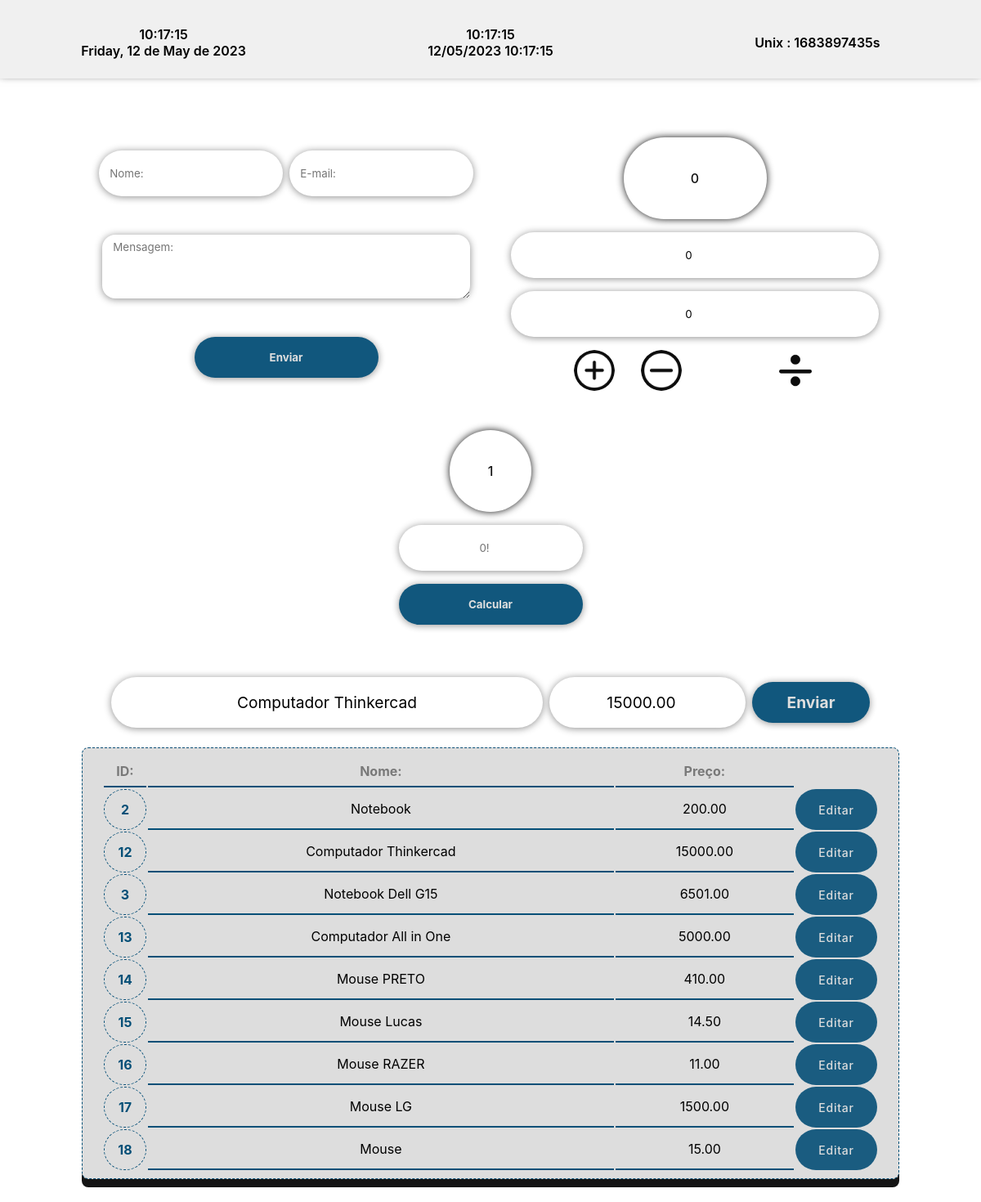
Screenshot of /index.php?id=12 with the database file from the repository.
### tables this page shows
CREATE TABLE IF NOT EXISTS `produtos` (
  `id` int NOT NULL AUTO_INCREMENT,
  `nome` varchar(140) NOT NULL,
  `preco` decimal(16,2) NOT NULL,
  PRIMARY KEY (`id`)
);

### index.php (the view, shortened to what this page needs)
<?php
$resultadoF = 1;
$aux = 0;
?>
<?php
$host = "localhost";
$login = "root";
$senha = "";
$nomebd = "bd-7-em-1";
$mysqli = new mysqli($host, $login, $senha, $nomebd);
$retorno = $mysqli->query("SELECT * FROM produtos");
?>
<?php
$nomeProduto = '';
$precoProduto = '';
if ($retorno->num_rows > 0) {
    echo "<table  class='tabela'>";
    echo "
            <tr>
                <th id='thId'>ID:</th>
                <th>Nome:</th>
                <th>Preço:</th>
            </tr>
            ";
    while ($row = $retorno->fetch_assoc()) {
        echo "<tr>
                        <td id='idTabela'>" . $row["id"] . "</td>
                        <td>" . $row["nome"] . "</td>
                        <td>" . $row["preco"] . "</td>
                        <td id='botaoTabela'><a href='index.php?id=$row[id]#resultado'>Editar</a></td>
                    </tr>";
    }
    if (!empty($_GET['id'])) {
?>
<?php
        $id = $_GET['id'];
        $sqlSelect = "SELECT * FROM produtos WHERE id=$id";
        $resultadoById = $mysqli->query($sqlSelect);
        if ($resultadoById->num_rows > 0) {
            while ($produto = $resultadoById->fetch_assoc()) {
                $nomeProduto = $produto['nome'];
                $precoProduto = $produto['preco'];
            }
        }
    }
}
?>
<?php
$calc = 0;
?>
<head>
    <link rel="stylesheet" href="/assets/css/style.css">
</head>
<body>
    <nav>
        <div class="mostrahora" id="mostrahora1">
            <?php
            $data = getdate();
            print_r($data['hours'] . ':' . $data['minutes'] . ':' . $data['seconds']);
            echo "<br>";
            print_r($data['weekday'] . ', ' . $data['mday'] . ' de ' . $data['month'] . ' de ' . $data['year']);
            ?>
        </div>
        <div class="mostrahora" id="mostrahora2">
            <?php
            $data2 = new DateTime();
            echo $data2->format('H:i:s');
            echo "<br>";
            echo $data2->format('d/m/Y H:i:s');
            ?>
        </div>
        <div class="mostrahora" id="mostrahora3">
            <?php
            echo "Unix : " . strtotime("now") . 's';
            ?>
        </div>
    </nav>
    <section>
        <div class="container">
            <div class="areaMsg">
                <form action="" method="POST">
                    <input type="text" name="nome" id="" placeholder="Nome:">
                    <input type="email" name="email" id="" placeholder="E-mail:">
                    <textarea id="msg" name="msg" rows="4" cols="50" placeholder="Mensagem:"></textarea>
                    <input type="submit" value="Enviar">
                </form>
            </div>
            <div class="areaCalc">
                <form action="" method="POST" id="calc">
                    <input readonly type="text" name="" id="" value='<?php echo $calc; ?>' style="cursor:default; text-align:center; font-size:1rem; color:var(--escuro); font-weight:500; width: 35%; min-width:100px; height: 100px; border-radius: 100px; box-shadow: 0 0 10px var(--escuro);">
                    <input type="number" name="a" id="" step="any" placeholder="A:" value="0">
                    <input type="number" name="b" id="" step="any" placeholder="B:" value="0">
                    <div class="Calbtns">
                        <input type="submit" value="" name="soma" id="soma">
                        <input type="submit" value="" name="sub" id="subtrai">
                        <input type="submit" value="" name="mult">
                        <input type="submit" value="" name="div">
                    </div>
                </form>
            </div>
            <div class="areaFat">
                <form action="" method="POST" id="fat">
                    <input readonly type="text" name="" id="" min="0" value='<?php echo $resultadoF; ?>' style="cursor:default; text-align:center; font-size:1rem; color:var(--escuro); font-weight:500; height: 100px;<?php if ($resultadoF <= 999999) {
                                                                                                                                                                                                                            echo "width:100px;";
                                                                                                                                                                                                                        } ?> border-radius: 100px; box-shadow: 0 0 10px var(--escuro);">
                    <input type="number" name="fatorial" id="" min="0" placeholder='<?php echo $aux .  "!"; ?>'>
                    <input type="submit" value="Calcular" id="fat">
                </form>
            </div>
        </div>
    </section>
    <div class="areaResult" id="resultado">
        <form action="" method="POST">
            <input type="text" name="nomeItem" id="" placeholder="Nome:" value="<?php echo $nomeProduto ?>">
            <input type="number" step="any" min="0" name="precoItem" id="" placeholder="Preço:" value="<?php echo $precoProduto ?>">
            <input type="submit" name="update" value="Enviar">
        </form>
    </div>
</body>
</html>

### index.php (style rules this page uses)
.areaResult { display: flex; visibility: visible; }

### rows the page displays
produtos: id "2", nome "Notebook", preco "200.00"
produtos: id "12", nome "Computador Thinkercad", preco "15000.00", nomeItem "Computador Thinkercad", precoItem "15000.00"
produtos: id "3", nome "Notebook Dell G15", preco "6501.00"
produtos: id "13", nome "Computador All in One", preco "5000.00"
produtos: id "14", nome "Mouse PRETO", preco "410.00"
produtos: id "15", nome "Mouse Lucas", preco "14.50"
produtos: id "16", nome "Mouse RAZER", preco "11.00"
produtos: id "17", nome "Mouse LG", preco "1500.00"
produtos: id "18", nome "Mouse", preco "15.00"
